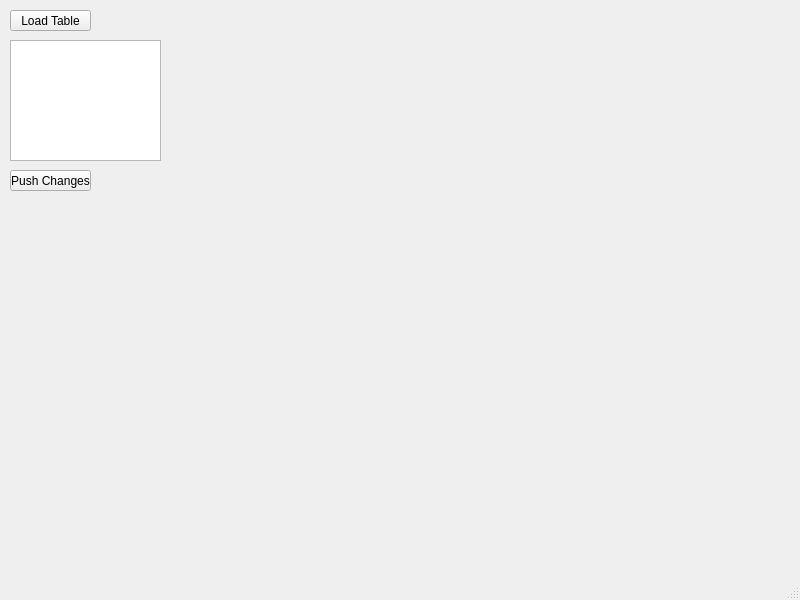
<?xml version="1.0" encoding="UTF-8"?>
<ui version="4.0">
 <class>MainWindow</class>
 <widget class="QMainWindow" name="MainWindow">
  <property name="geometry">
   <rect>
    <x>0</x>
    <y>0</y>
    <width>800</width>
    <height>600</height>
   </rect>
  </property>
  <property name="windowTitle">
   <string>MainWindow</string>
  </property>
  <widget class="QWidget" name="centralwidget">
   <widget class="QPushButton" name="BtnLoadTable">
    <property name="geometry">
     <rect>
      <x>10</x>
      <y>10</y>
      <width>81</width>
      <height>21</height>
     </rect>
    </property>
    <property name="text">
     <string>Load Table</string>
    </property>
   </widget>
   <widget class="QPushButton" name="BtnPushChanges">
    <property name="geometry">
     <rect>
      <x>10</x>
      <y>170</y>
      <width>81</width>
      <height>21</height>
     </rect>
    </property>
    <property name="text">
     <string>Push Changes</string>
    </property>
   </widget>
   <widget class="QTextEdit" name="textEdit">
    <property name="geometry">
     <rect>
      <x>10</x>
      <y>40</y>
      <width>151</width>
      <height>121</height>
     </rect>
    </property>
   </widget>
  </widget>
  <widget class="QMenuBar" name="menubar">
   <property name="geometry">
    <rect>
     <x>0</x>
     <y>0</y>
     <width>800</width>
     <height>17</height>
    </rect>
   </property>
  </widget>
  <widget class="QStatusBar" name="statusbar"/>
 </widget>
 <resources/>
 <connections/>
</ui>
